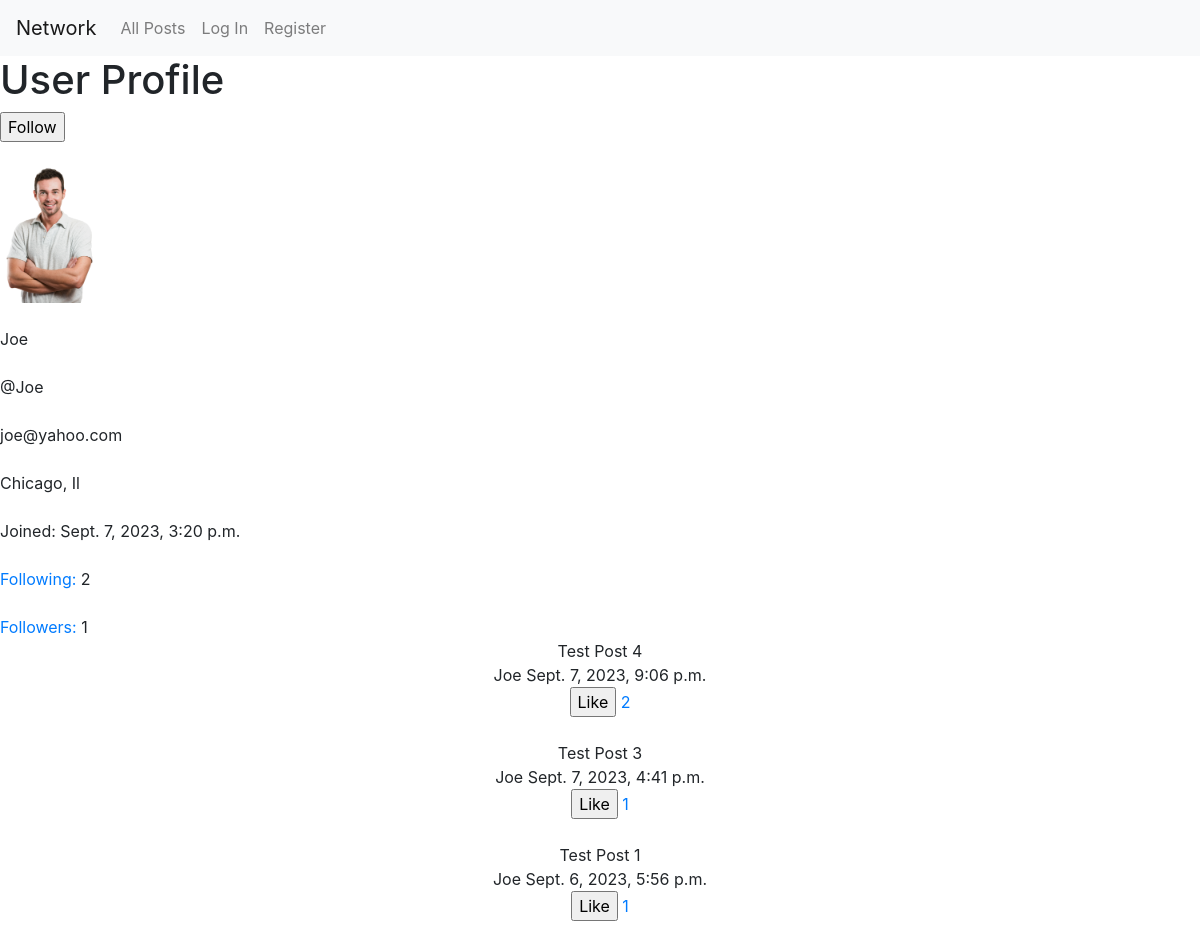
Page /user_profile/2/ on the earlier database version.
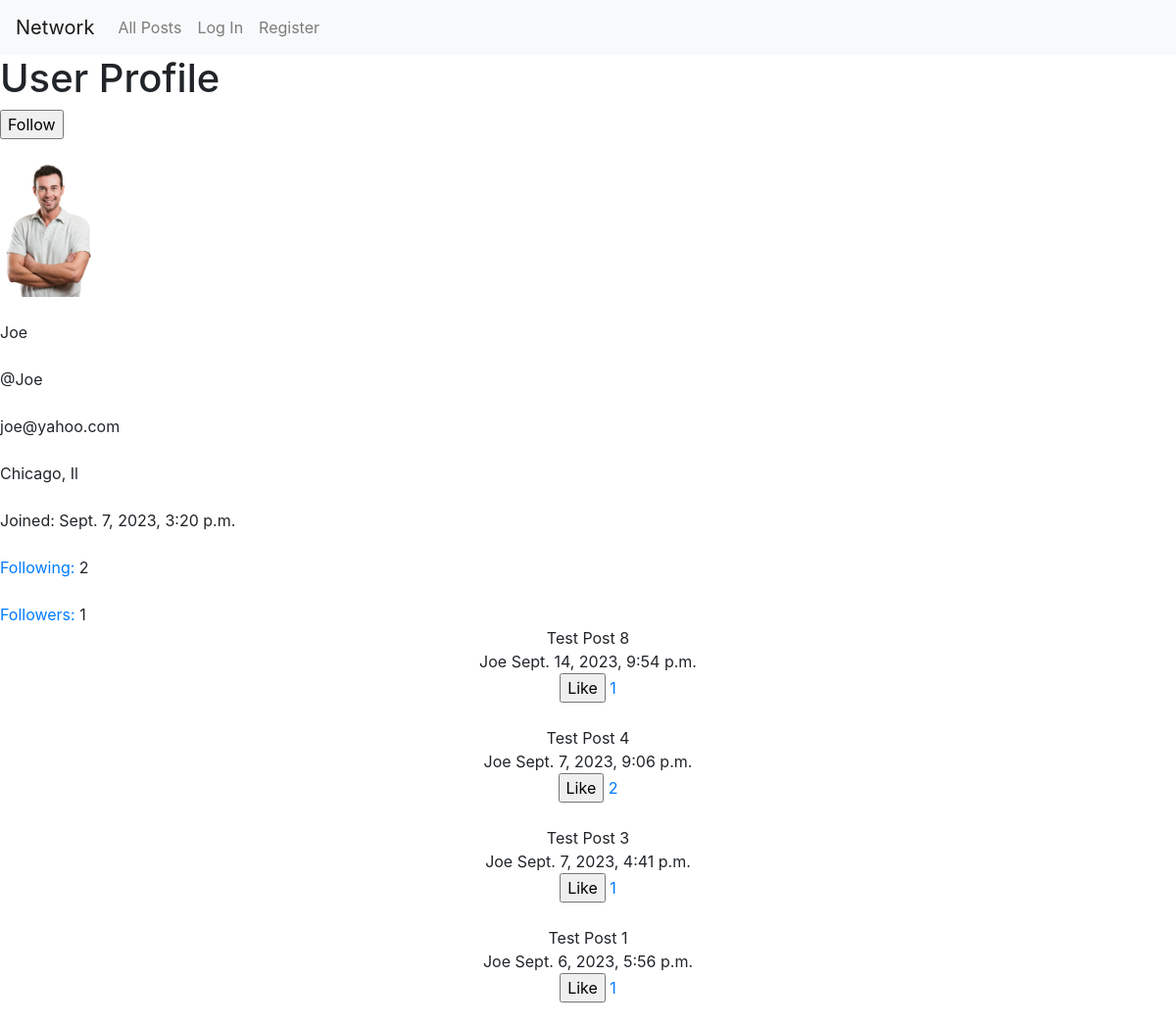
Same page on the later database version.
### network/models.py (models this page shows, shortened)
class User(AbstractUser):
    pass

class Profile(models.Model):
    name = models.OneToOneField(User, on_delete=models.CASCADE)
    twitter_name = models.CharField(max_length=30)
    profile_picture = models.ImageField(
        null=True, blank=True, upload_to="images/")
    birthday = models.DateField(blank=True, null=True)
    email = models.EmailField(max_length=50, null=True, blank=True)
    location = models.CharField(max_length=40)
    date_created = models.DateTimeField(auto_now_add=True)

class Post(models.Model):
    user_post = models.ForeignKey(
        User, on_delete=models.CASCADE, blank=True, null=True)
    post_text = models.CharField(max_length=240)
    date_posted = models.DateTimeField(auto_now_add=True)
    number_of_likes = models.IntegerField(default=0)

### network/views.py (the view)
# urls.py: path('user_profile', views.user_profile, name='user_profile'),
def user_profile(request, user_id):
    user_information = User.objects.get(pk=user_id)
    posts = Post.objects.filter(
        user_post=user_information).order_by("-date_posted").all()
    number_of_following = Follow.objects.filter(
        users_following=user_information)
    number_of_followers = Follow.objects.filter(
        user_followers=user_information)
    return render(request, 'network/user_profile.html', {
        "user_information": user_information,
        "posts": posts,
        "number_of_following": number_of_following,
        "number_of_followers": number_of_followers,
    })

### network/templates/network/user_profile.html (shortened to what this page needs)
{% extends "network/layout.html" %}
{% block body %}
    <body>
        <h1>User Profile</h1>
    <div>
        <form action="{% url 'follow' user_id=user_information.id %}" method="POST" enctype="multipart/form-data">
            <input type="submit" value="Follow">
        </form>
    </div>
    <div><br>
        <img src="{{ user_information.profile.profile_picture.url }}" width="100", alt="Picture"> <br><br>
        {{ user_information }} <br><br>
        {{ user_information.profile.twitter_name }} <br><br>
        {{ user_information.profile.email }} <br><br>
        {{ user_information.profile.location }} <br><br>
        Joined: {{ user_information.profile.date_created }}<br><br>
        <a href="{% url 'following' user_id=user_information.id %}">Following:</a>
        {{ number_of_following.count }}<br><br>
        <a href="{% url 'follower' user_id=user_information.id %}">Followers:</a>
        {{ number_of_followers.count }}
    </div>
    <div>
    <center>
        {% for post in posts %}
        {{ post.post_text }} <br>{{ post.user_post }} {{ post.date_posted }}<br>
        <form action="{% url 'add_like_user_page' post_id=post.id user_id=user_information.id %}" method="post" enctype="multipart/form-data">
            <input type="submit" value="Like"> <a href="{% url 'likepage' post_id=post.id %}">{{ post.number_of_likes }}</a><br><br>
        </form>
        {% endfor %}
    </center>
    </div>
    </body>
{% endblock %}

### network/templates/network/layout.html (shortened to what this page needs)
{% load static %}
<!DOCTYPE html>
<html lang="en">
    <head>
        <link rel="stylesheet" href="https://stackpath.bootstrapcdn.com/bootstrap/4.4.1/css/bootstrap.min.css">
        <link href="{% static 'network/styles.css' %}" rel="stylesheet">
    </head>
    <body>
        <nav class="navbar navbar-expand-lg navbar-light bg-light">
            <a class="navbar-brand" href="#">Network</a>
            <div>
              <ul class="navbar-nav mr-auto">
                <li class="nav-item">
                  <a class="nav-link" href="{% url 'index' %}">All Posts</a>
                </li>
                {% if user.is_authenticated %}
                    <li class="nav-item">
                        <a class="nav-link" href="#">Following</a>
                    </li>
                    <li class="nav-item">
                        <a class="nav-link" href="{% url 'logout' %}">Log Out</a>
                    </li>
                    <li class="nav-item">
                        <a class="nav-link" href="{% url 'user_profile' user.id %}">Your Profile</a>
                    </li>
                {% else %}
                    <li class="nav-item">
                        <a class="nav-link" href="{% url 'login' %}">Log In</a>
                    </li>
                    <li class="nav-item">
                        <a class="nav-link" href="{% url 'register' %}">Register</a>
                    </li>
                {% endif %}
              </ul>
            </div>
          </nav>
        <div class="body">
            {% block body %}
            {% endblock %}
        </div>
    </body>
</html>

Differences in the rows shown:
added Post: post_text "Test Post 8", user_post "Joe", date_posted "Sept. 14, 2023, 9:54 p.m.", number_of_likes "1"
